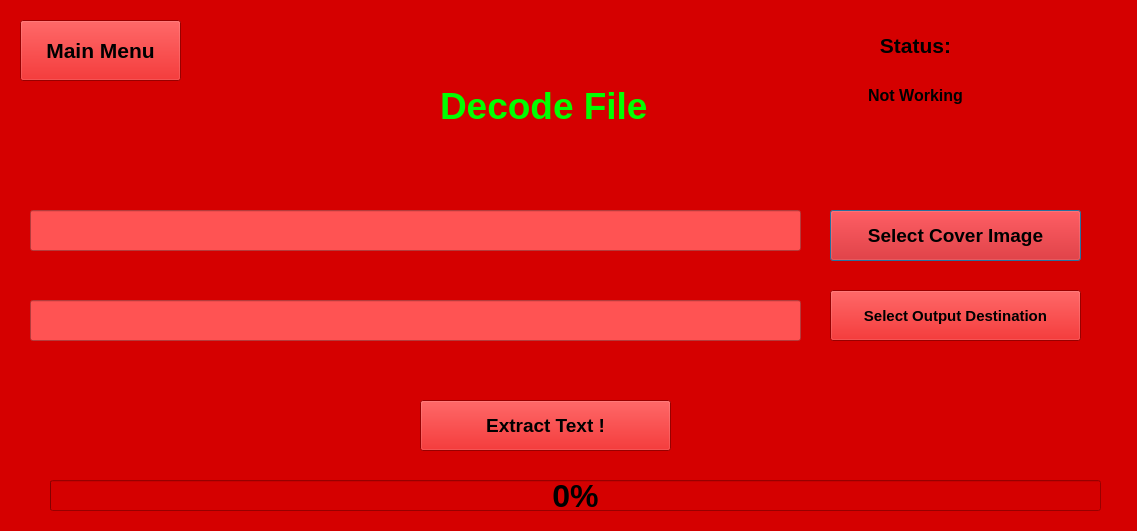
<?xml version="1.0" encoding="UTF-8"?>
<ui version="4.0">
 <class>Dialog</class>
 <widget class="QDialog" name="Dialog">
  <property name="geometry">
   <rect>
    <x>0</x>
    <y>0</y>
    <width>1137</width>
    <height>531</height>
   </rect>
  </property>
  <property name="windowTitle">
   <string>Dialog</string>
  </property>
  <property name="styleSheet">
   <string notr="true">background-color: rgb(213, 0, 0);</string>
  </property>
  <widget class="QLabel" name="label_3">
   <property name="geometry">
    <rect>
     <x>440</x>
     <y>50</y>
     <width>281</width>
     <height>111</height>
    </rect>
   </property>
   <property name="font">
    <font>
     <pointsize>28</pointsize>
     <weight>75</weight>
     <bold>true</bold>
    </font>
   </property>
   <property name="styleSheet">
    <string notr="true">color: rgb(0, 255, 0);</string>
   </property>
   <property name="text">
    <string>Decode File</string>
   </property>
  </widget>
  <widget class="QLineEdit" name="lnedtCoverImage">
   <property name="enabled">
    <bool>false</bool>
   </property>
   <property name="geometry">
    <rect>
     <x>30</x>
     <y>210</y>
     <width>771</width>
     <height>41</height>
    </rect>
   </property>
   <property name="font">
    <font>
     <weight>75</weight>
     <bold>true</bold>
    </font>
   </property>
   <property name="styleSheet">
    <string notr="true">background-color: rgb(255, 83, 83);
color: rgb(0, 0, 0);</string>
   </property>
  </widget>
  <widget class="QLineEdit" name="lnedtOutputDestination">
   <property name="enabled">
    <bool>false</bool>
   </property>
   <property name="geometry">
    <rect>
     <x>30</x>
     <y>300</y>
     <width>771</width>
     <height>41</height>
    </rect>
   </property>
   <property name="font">
    <font>
     <weight>75</weight>
     <bold>true</bold>
    </font>
   </property>
   <property name="styleSheet">
    <string notr="true">color:rgb(0, 0, 0);
background-color: rgb(255, 83, 83);</string>
   </property>
  </widget>
  <widget class="QPushButton" name="btnCoverImage">
   <property name="geometry">
    <rect>
     <x>830</x>
     <y>210</y>
     <width>251</width>
     <height>51</height>
    </rect>
   </property>
   <property name="font">
    <font>
     <pointsize>14</pointsize>
     <weight>75</weight>
     <bold>true</bold>
    </font>
   </property>
   <property name="text">
    <string>Select Cover Image</string>
   </property>
  </widget>
  <widget class="QPushButton" name="btnOutputDestination">
   <property name="geometry">
    <rect>
     <x>830</x>
     <y>290</y>
     <width>251</width>
     <height>51</height>
    </rect>
   </property>
   <property name="font">
    <font>
     <pointsize>11</pointsize>
     <weight>75</weight>
     <bold>true</bold>
    </font>
   </property>
   <property name="text">
    <string>Select Output Destination</string>
   </property>
  </widget>
  <widget class="QPushButton" name="btnBack">
   <property name="geometry">
    <rect>
     <x>20</x>
     <y>20</y>
     <width>161</width>
     <height>61</height>
    </rect>
   </property>
   <property name="font">
    <font>
     <pointsize>16</pointsize>
     <weight>75</weight>
     <bold>true</bold>
    </font>
   </property>
   <property name="text">
    <string>Main Menu</string>
   </property>
  </widget>
  <widget class="QPushButton" name="btnDecode">
   <property name="geometry">
    <rect>
     <x>420</x>
     <y>400</y>
     <width>251</width>
     <height>51</height>
    </rect>
   </property>
   <property name="font">
    <font>
     <pointsize>14</pointsize>
     <weight>75</weight>
     <bold>true</bold>
    </font>
   </property>
   <property name="text">
    <string>Extract Text !</string>
   </property>
  </widget>
  <widget class="QProgressBar" name="progressBar">
   <property name="geometry">
    <rect>
     <x>50</x>
     <y>480</y>
     <width>1051</width>
     <height>31</height>
    </rect>
   </property>
   <property name="font">
    <font>
     <pointsize>24</pointsize>
     <weight>75</weight>
     <bold>true</bold>
    </font>
   </property>
   <property name="value">
    <number>0</number>
   </property>
  </widget>
  <widget class="QLabel" name="label_2">
   <property name="geometry">
    <rect>
     <x>810</x>
     <y>30</y>
     <width>211</width>
     <height>31</height>
    </rect>
   </property>
   <property name="font">
    <font>
     <pointsize>16</pointsize>
     <weight>75</weight>
     <bold>true</bold>
    </font>
   </property>
   <property name="text">
    <string>Status:</string>
   </property>
   <property name="alignment">
    <set>Qt::AlignCenter</set>
   </property>
  </widget>
  <widget class="QLabel" name="labelStatus">
   <property name="geometry">
    <rect>
     <x>760</x>
     <y>80</y>
     <width>311</width>
     <height>31</height>
    </rect>
   </property>
   <property name="font">
    <font>
     <pointsize>12</pointsize>
     <weight>75</weight>
     <bold>true</bold>
    </font>
   </property>
   <property name="text">
    <string>Not Working</string>
   </property>
   <property name="alignment">
    <set>Qt::AlignCenter</set>
   </property>
  </widget>
 </widget>
 <resources/>
 <connections/>
</ui>
